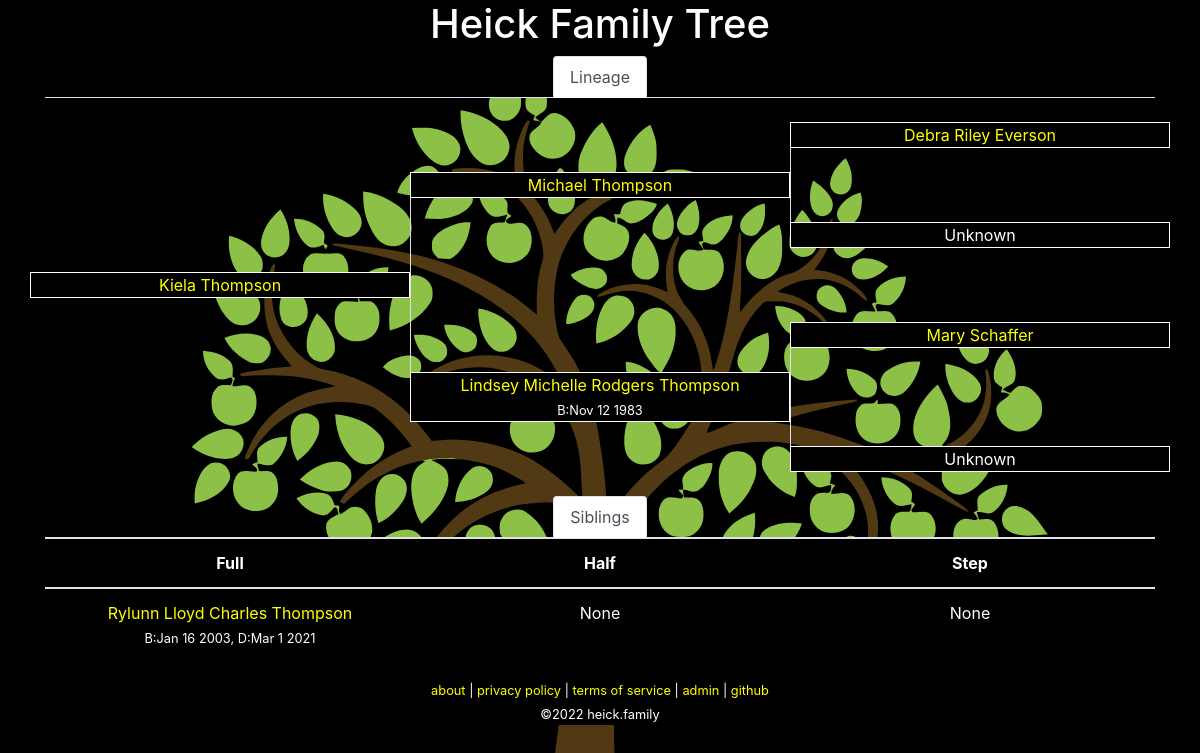
Screenshot of /tree.php?id=40 with the database file from the repository.
### tables this page shows
CREATE TABLE `family` (
  `id` int(10) unsigned NOT NULL AUTO_INCREMENT COMMENT 'primary key',
  `name` char(200) NOT NULL,
  `parent-bio-x` int(10) unsigned NOT NULL DEFAULT 0 COMMENT 'mother xx',
  `parent-bio-y` int(10) unsigned NOT NULL DEFAULT 0 COMMENT 'father xy',
  `parent-adopt-x` int(10) unsigned NOT NULL DEFAULT 0,
  `parent-adopt-y` int(10) unsigned NOT NULL DEFAULT 0,
  `partner` int(10) unsigned NOT NULL DEFAULT 0,
  `dob` char(10) NOT NULL DEFAULT '0000-00-00' COMMENT 'date of birth ymd',
  `dod` char(10) NOT NULL DEFAULT '0000-00-00' COMMENT 'date of death ymd',
  `lastupdated` datetime NOT NULL DEFAULT current_timestamp() ON UPDATE current_timestamp(),
  PRIMARY KEY (`id`)
);

### lib/Family.php (called while the page is built, shortened)
<?php
class Family
{
	private static $link = null;
	public static function getPerson($id = 0)
	{
		if ($id == 0)
		{
			return [];
		}
		$query = 'SELECT * FROM `family` WHERE `id`=' . self::_escape($id) . ' LIMIT 1';
		$result = self::_query($query);
		while ($row = mysqli_fetch_assoc($result)) {
			return $row;
		}
		return [];
	}
	public static function getParents($id = 0)
	{
		$person = self::getPerson($id);
		$parent_bio_x = isset($person['parent-bio-x']) ? $person['parent-bio-x'] : 0;
		$parent_bio_y = isset($person['parent-bio-y']) ? $person['parent-bio-y'] : 0;
		$parent_adopt_a = isset($person['parent-adopt-x']) ? $person['parent-adopt-x'] : 0;
		$parent_adopt_b = isset($person['parent-adopt-y']) ? $person['parent-adopt-y'] : 0;
		$data = [
			'bio-x' => self::getPerson($parent_bio_x),
			'bio-y' => self::getPerson($parent_bio_y),
			'adopt-x' => self::getPerson($parent_adopt_a),
			'adopt-y' => self::getPerson($parent_adopt_b),
		];
		return $data;
	}
	public static function getPartner($id = 0)
	{
		$person = self::getPerson($id);
		$partner = isset($person['partner']) ? $person['partner'] : 0;
		if ($partner == 0)
		{
			return [];
		}
		return self::getPerson($partner);
	}
	public static function getSiblings($id = 0)
	{
		$data = [];
		$me = self::getPerson($id);
		$parentx = $me['parent-bio-x'];
		$parenty = $me['parent-bio-y'];
		if (($parentx > 0) && ($parenty > 0))
		{
			$full_siblings = [];
			$query = 'SELECT * FROM `family` WHERE (`parent-bio-x`=' . $parentx . ' AND `parent-bio-y`=' . $parenty . ') OR (`parent-bio-x`=' . $parenty . ' AND `parent-bio-y`=' . $parentx . ')';
			$result = self::_query($query);
			while ($row = mysqli_fetch_assoc($result))
			{
				if ($row['id'] != $id)
				{
					$full_siblings[] = $row['id'];
				}
			}
			if (count($full_siblings) > 0)
			{
				$data['full'] = $full_siblings;
			}
		}
		if (($parentx > 0) || ($parenty > 0))
		{
			$half_siblings = [];
			$parents = [];
			if ($parentx > 0)
			{
				$parents[] = $parentx;
			}
			if ($parenty > 0)
			{
				$parents[] = $parenty;
			}
			foreach ($parents as $parent)
			{
				$query = 'SELECT * FROM `family` WHERE (`parent-bio-x`=' . $parent . ' OR `parent-bio-y`=' . $parent . ')';
				$result = self::_query($query);
				while ($row = mysqli_fetch_assoc($result))
				{
					if ($row['id'] != $id)
					{
						$half_siblings[] = $row['id'];
					}
				}
			}
			if (count($half_siblings) > 0)
			{
				if (isset($data['full']) && (count($data['full']) > 0))
				{
					$data['half'] = [];
				}
				else
				{
					$data['half'] = $half_siblings;
				}
			}
		}
		if (($parentx > 0) || ($parenty > 0))
		{
			$step_siblings = [];
			$parents = [];
			if ($parentx > 0)
			{
				$parents[] = $parentx;
			}
			if ($parenty > 0)
			{
				$parents[] = $parenty;
			}
			$step_parents = [];
			foreach ($parents as $parent)
			{
				$them = self::getPerson($parent);
			}
		}
		return $data;
	}
	public static function getLineage($id = 0)
	{
		$lineage = [
			'partner' => ['id' => 0, 'name' => 'unknown' ],
			'parent-bio-x' => ['id' => 0, 'name' => 'unknown' ],
			'parent-bio-y' => ['id' => 0, 'name' => 'unknown' ],
			'parent-adopt-x' => ['id' => 0, 'name' => 'unknown' ],
			'parent-adopt-y' => ['id' => 0, 'name' => 'unknown' ],
			'parent-x-parent-bio-x' => ['id' => 0, 'name' => 'unknown' ],
			'parent-x-parent-bio-y' => ['id' => 0, 'name' => 'unknown' ],
			'parent-y-parent-bio-x' => ['id' => 0, 'name' => 'unknown' ],
			'parent-y-parent-bio-y' => ['id' => 0, 'name' => 'unknown' ],
		];
		$partner = self::getPartner($id);
		$lineage['partner']['id'] = isset($partner['id']) ? $partner['id'] : 0;
		$lineage['partner']['name'] = self::formatName(self::getPerson($lineage['partner']['id']));
		$parents = self::getParents($id);
		$lineage['parent-bio-x']['id'] = isset($parents['bio-x']['id']) ? $parents['bio-x']['id'] : 0;
		$lineage['parent-bio-x']['name'] = self::formatName(self::getPerson($lineage['parent-bio-x']['id']));
		$lineage['parent-bio-y']['id'] = isset($parents['bio-y']['id']) ? $parents['bio-y']['id'] : 0;
		$lineage['parent-bio-y']['name'] = self::formatName(self::getPerson($lineage['parent-bio-y']['id']));
		$lineage['parent-adopt-x']['id'] = isset($parents['adopt-x']['id']) ? $parents['adopt-x']['id'] : 0;
		$lineage['parent-adopt-x']['name'] = self::formatName(self::getPerson($lineage['parent-adopt-x']['id']));
		$lineage['parent-adopt-y']['id'] = isset($parents['adopt-y']['id']) ? $parents['adopt-y']['id'] : 0;
		$lineage['parent-adopt-y']['name'] = self::formatName(self::getPerson($lineage['parent-adopt-y']['id']));
		$parents = self::getParents($lineage['parent-bio-x']['id']);
		$lineage['parent-x-parent-bio-x']['id'] = isset($parents['bio-x']['id']) ? $parents['bio-x']['id'] : 0;
		$lineage['parent-x-parent-bio-x']['name'] = self::formatName(self::getPerson($lineage['parent-x-parent-bio-x']['id']));
		$lineage['parent-x-parent-bio-y']['id'] = isset($parents['bio-y']['id']) ? $parents['bio-y']['id'] : 0;
		$lineage['parent-x-parent-bio-y']['name'] = self::formatName(self::getPerson($lineage['parent-x-parent-bio-y']['id']));
		$parents = self::getParents($lineage['parent-bio-y']['id']);
		$lineage['parent-y-parent-bio-x']['id'] = isset($parents['bio-x']['id']) ? $parents['bio-x']['id'] : 0;
		$lineage['parent-y-parent-bio-x']['name'] = self::formatName(self::getPerson($lineage['parent-y-parent-bio-x']['id']));
		$lineage['parent-y-parent-bio-y']['id'] = isset($parents['bio-y']['id']) ? $parents['bio-y']['id'] : 0;
		$lineage['parent-y-parent-bio-y']['name'] = self::formatName(self::getPerson($lineage['parent-y-parent-bio-y']['id']));
		return $lineage;
	}
	public static function formatName($id = [])
	{
		if (isset($id['name']))
		{
			return $id['name'];
		}
		return 'Unknown';
	}
	protected static function _query($query = null)
	{
		$result = mysqli_query(self::$link, $query);
		return $result;
	}
	protected static function _escape($string = "")
	{
		return mysqli_real_escape_string(self::$link, $string);
	}
	protected static function _connect()
	{
		if (!is_null(self::$link))
		{
			return;
		}
		$config = json_decode(file_get_contents('../conf/configuration.json'), true);
		$db = $config['database'];
		self::$link = mysqli_connect($db['hostname'], $db['username'], $db['password'], $db['database']);
		return;
	}
}

### www/tree.php (the view, shortened to what this page needs)
<?php
require_once('../lib/Family.php');
$id = isset($_GET['id']) ? intval($_GET['id']) : null;
$me = Family::getPerson($id);
$lineage = Family::getLineage($me['id']);
$lineage['me'] = [
	'id' => $me['id'],
	'name' => Family::formatName($me),
];
function showMember($fam, $extra = '')
{
	if ($fam['id'] == 0)
	{
		echo $fam['name'];
	}
	else
	{
		echo '<a href="?id=' . $fam['id'] . '">' . $fam['name'] . '</a>';
		$data = Family::getPerson($fam['id']);
		$subtext = '';
		if ($data['dob'] != '0000-00-00')
		{
			$subtext .= 'B:' . date("M j Y", strtotime($data['dob']));
		}
		if ($data['dod'] != '0000-00-00')
		{
			if (strlen($subtext) > 0)
			{
				$subtext .= ', ';
			}
			$subtext .= 'D:' . date("M j Y", strtotime($data['dod']));
		}
		if (strlen($subtext) > 0)
		{
			echo '<br />';
			echo '<span class="small">' . $subtext . '</span>';
		}
	}
}
?><!DOCTYPE html>
<html lang="en">
	<head>
		<link rel="stylesheet" href="https://cdn.jsdelivr.net/npm/bootstrap@4.6.0/dist/css/bootstrap.min.css">
		<link rel="stylesheet" href="/media/theme.css">
		<link rel="stylesheet" href="/media/tree.css">
	</head>
	<body>
		<div class="container">
<?php require_once("header.php"); ?>
			<div class="row">
				<div class="col">
					<ul class="nav nav-tabs justify-content-center">
						<li class="nav-item">
							<a class="nav-link active" id='tab-lineage' href="#">Lineage</a>
						</li>
					</ul>
				</div>
			</div>
			<div class="row">
				<div class="col-4">&nbsp;</div>
				<div class="col-4">&nbsp;</div>
				<div class="col-4">&nbsp;</div>
			</div>
			<div class="row">
				<div class="col-4">&nbsp;</div>
				<div class="col-4">&nbsp;</div>
				<div title="grandparent" class="col-4 text-center border-full background-black"><?php showMember($lineage['parent-y-parent-bio-y']); ?></div>
			</div>
			<div class="row">
				<div class="col-4">&nbsp;</div>
				<div class="col-4">&nbsp;</div>
				<div class="col-4 border-left">&nbsp;</div>
			</div>
			<div class="row">
				<div class="col-4">&nbsp;</div>
				<div title="parent" class="col-4 text-center border-full background-black"><?php
if ((($lineage['parent-bio-y']['id'] != 0) && ($lineage['parent-adopt-y']['id'] != 0)) || ($lineage['parent-adopt-y']['id'] != 0))
	if ($lineage['parent-bio-y']['id'] == 0)
	{
		showMember($lineage['parent-adopt-y'], '(adopted)');
	}
	else
	{
		showMember($lineage['parent-bio-y'], '(bio)');
		echo '<br />';
		showMember($lineage['parent-adopt-y'], '(adopted)');
	}
else {
	showMember($lineage['parent-bio-y']);
}
?></div>
				<div class="col-4 border-left">&nbsp;</div>
			</div>
			<div class="row">
				<div class="col-4">&nbsp;</div>
				<div class="col-4 border-left">&nbsp;</div>
				<div class="col-4 border-left">&nbsp;</div>
			</div>
			<div class="row">
				<div class="col-4">&nbsp;</div>
				<div class="col-4 border-left">&nbsp;</div>
				<div title="grandparent" class="col-4 text-center border-full background-black"><?php showMember($lineage['parent-y-parent-bio-x']); ?></div>
			</div>
			<div class="row">
				<div class="col-4">&nbsp;</div>
				<div class="col-4 border-left">&nbsp;</div>
				<div class="col-4">&nbsp;</div>
			</div>
			<div class="row">
				<div title="self" class="col-4 text-center border-full background-black"><?php showMember($lineage['me']); ?></div>
				<div class="col-4 border-left">&nbsp;</div>
				<div class="col-4">&nbsp;</div>
			</div>
			<div class="row">
				<div class="col-4">&nbsp;</div>
				<div class="col-4 border-left">&nbsp;</div>
				<div class="col-4">&nbsp;</div>
			</div>
			<div class="row">
				<div class="col-4">&nbsp;</div>
				<div class="col-4 border-left">&nbsp;</div>
				<div title="grandparent" class="col-4 text-center border-full background-black"><?php showMember($lineage['parent-x-parent-bio-y']); ?></div>
			</div>
			<div class="row">
				<div class="col-4">&nbsp;</div>
				<div class="col-4 border-left">&nbsp;</div>
				<div class="col-4 border-left">&nbsp;</div>
			</div>
			<div class="row">
				<div class="col-4">&nbsp;</div>
				<div title="parent" class="col-4 text-center border-full background-black"><?php
if ((($lineage['parent-bio-x']['id'] != 0) && ($lineage['parent-adopt-x']['id'] != 0)) || ($lineage['parent-adopt-x']['id'] != 0))
	if ($lineage['parent-bio-x']['id'] == 0)
	{
		showMember($lineage['parent-adopt-x'], '(adopted)');
	}
	else
	{
		showMember($lineage['parent-bio-x'], '(bio)');
		echo '<br />';
		showMember($lineage['parent-adopt-x'], '(adopted)');
	}
else {
	showMember($lineage['parent-bio-x']);
}
?></div>
				<div class="col-4 border-left">&nbsp;</div>
			</div>
			<div class="row">
				<div class="col-4">&nbsp;</div>
				<div class="col-4">&nbsp;</div>
				<div class="col-4 border-left">&nbsp;</div>
			</div>
			<div class="row">
				<?php
if ($lineage['partner']['id'] == 0)
{
	echo '<div class="col-4">&nbsp;</div>';
}
else
{
	echo '<div title="partner" class="col-4 text-center border-full background-black">';
	showMember($lineage['partner']);
	echo '</div>';
}
				?>
				<div class="col-4">&nbsp;</div>
				<div title="grandparent" class="col-4 text-center border-full background-black"><?php showMember($lineage['parent-x-parent-bio-x']); ?></div>
			</div>
			<div class="row">
				<div class="col-12">&nbsp;</div>
			</div>
<?php
$siblings = Family::getSiblings($id);
if (count($siblings) > 0)
{
?>
			<ul class="nav nav-tabs justify-content-center">
				<li class="nav-item">
					<a class="nav-link active" id='tab-siblings' href="#">Siblings</a>
				</li>
			</ul>
			<div class="row">
				<div class="col">
					<table class="table">
						<thead>
							<tr>
								<th scope="col">Full</th>
								<th scope="col">Half</th>
								<th scope="col">Step</th>
							</tr>
						</thead>
						<tbody>
							<tr>
								<td style="width: 33%;" scope="col">
<?php
$sibling_list = isset($siblings['full']) ? $siblings['full'] : [];
if (count($sibling_list) == 0)
{
	echo "None";
}
else
{
	foreach ($sibling_list as $sibling)
	{
		$sibling_info = Family::getPerson($sibling);
		showMember(['id' => $sibling_info['id'], 'name' => Family::formatName($sibling_info)]);
		echo '<br>';
	}
}
?>
								</td>
								<td style="width: 33%;" scope="col">
<?php
$sibling_list = isset($siblings['half']) ? $siblings['half'] : [];
if (count($sibling_list) == 0)
{
	echo "None";
}
?>
								</td>
								<td style="width: 33%;" scope="col">
<?php
$sibling_list = isset($siblings['step']) ? $siblings['step'] : [];
if (count($sibling_list) == 0)
{
	echo "None";
}
?>
								</td>
							</tr>
						</tbody>
					</table>
				</div>
			</div>
<?php
}
?>
<?php require_once("footer.php"); ?>
		</div>
	</body>
</html>

### www/media/theme.css (style rules this page uses)
body, table, tr, td { background: black; color: white; }
th, td { text-align: center; }
a { color: yellow; background: black; }
body { background-image: url('/media/family-tree-fixed.svg'); background-size: cover; background-repeat: no-repeat; }
.background-black { background-color: black; }
div.col { background-color: black; }

### www/media/tree.css (style rules this page uses)
.border-full { border: 1px solid white; }
.border-left { border-left: 1px solid white; }
.background-black { background-color: black; }

### rows the page displays
family: name "Debra Riley Everson"
family: name "Michael Thompson"
family: name "Kiela Thompson"
family: name "Mary Schaffer"
family: name "Lindsey Michelle Rodgers Thompson", subtext "B:Nov 12 1983"
family: name "Rylunn Lloyd Charles Thompson", subtext "B:Jan 16 2003, D:Mar 1 2021"

### other values shown
$fam['name'] "Unknown Unknown"
